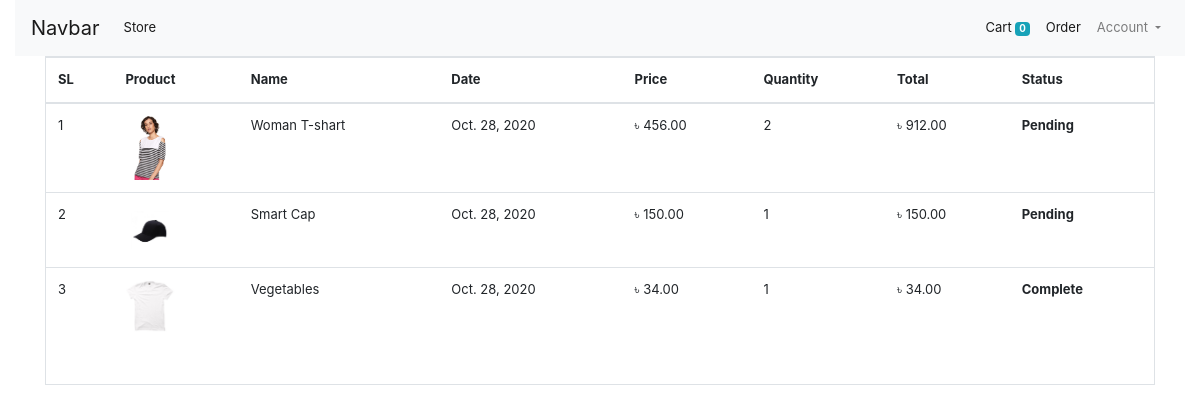
The app's page /orders/ (signed in), older data.
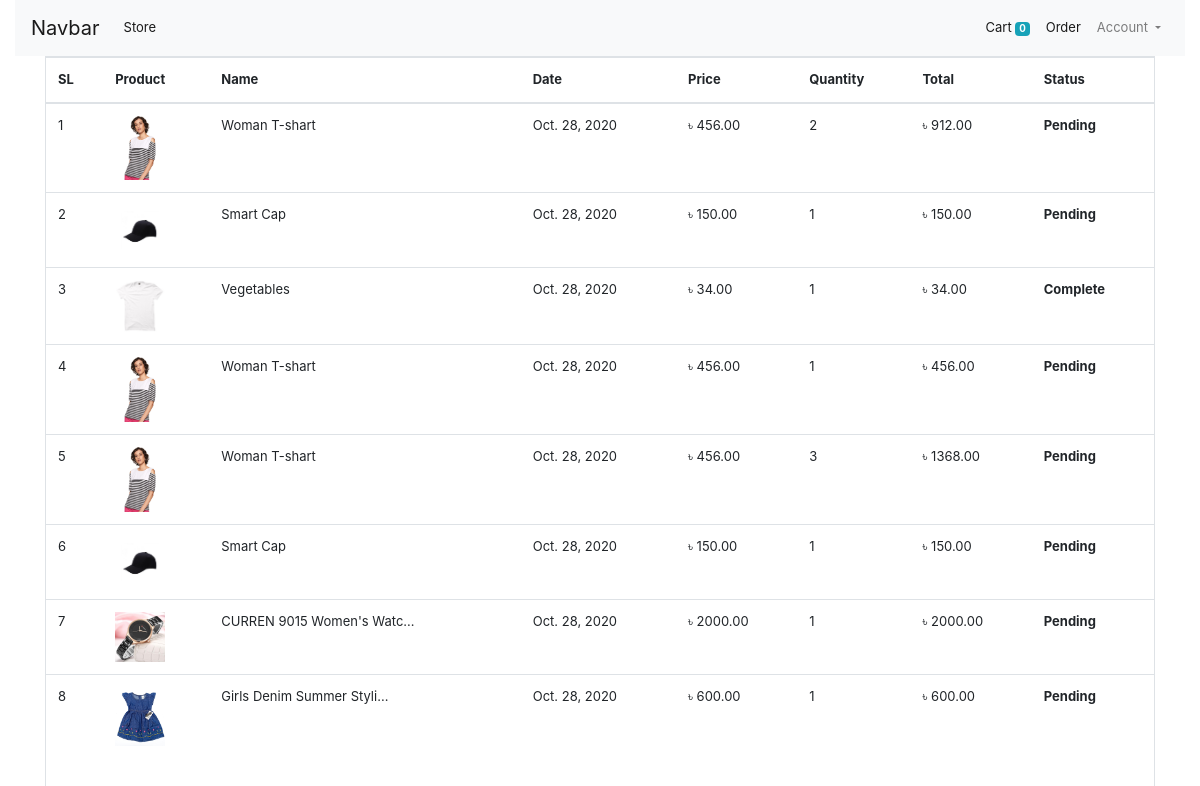
The same page, newer data.
### store/models/model_order.py (models this page shows, shortened)
class Order(models.Model):
    product = models.ForeignKey(Product, on_delete=models.CASCADE)
    customer = models.ForeignKey(Customer, on_delete=models.CASCADE)
    quantity = models.IntegerField(default=1)
    price = models.DecimalField(max_digits=12, decimal_places=2)
    address = models.CharField(max_length=100, default='')
    mobile = models.CharField(max_length=25, default='')
    date = models.DateField(default=datetime.datetime.today)
    status = models.BooleanField(default=False)
    @staticmethod
    def get_order_by_customer_id(customer_id):
        customer = Order.objects.filter(customer=customer_id).order_by('-date')
        return customer

### store/models/model_product.py (models this page shows, shortened)
class Product(models.Model):
    category = models.ForeignKey(Category, on_delete=models.CASCADE, related_name='products')
    name = models.CharField(max_length=100)
    price = models.DecimalField(max_digits=12, decimal_places=2)
    sell_price = models.DecimalField(max_digits=12, decimal_places=2)
    discription = models.TextField()
    code = models.CharField(max_length=25, unique=True)
    image = models.ImageField(upload_to='uplode/product_image/')
    date = models.DateTimeField(auto_now_add=True)

### store/middlewares/auth.py (the view)
    def middleware(request):
        if not request.session.get('customer_id'):
            return redirect('login')
        else:
            response = get_response(request)
            return response

### store/templatetags/custom_filter.py (called while the page is built)
@register.filter(name='currency')
def currency(number):
    return "৳ " + str(number)

@register.filter(name='multiply')
def multiply(number, number1):
    return number * number1

### store/views/order.py (called while the page is built)
    @method_decorator(auth_middleware)
    def get(self, request, *args, **kwargs):
        customer = request.session.get('customer_id')
        orders = Order.get_order_by_customer_id(customer)
        orders = orders.reverse()
        return render(request, 'orders.html',{'orders':orders})

### store/templates/orders.html
{% extends 'base.html' %}
{% block content %}
 {% load cart %}
{% load custom_filter %}
<div class="container">
    <div class="border pb-4">
        <table class="table">
            <thead>
                <tr>
                    <th>SL</th>
                    <th>Product</th>
                    <th>Name</th>
                    <th>Date</th>
                    <th>Price</th>
                    <th>Quantity</th>
                    <th>Total</th>
                    <th>Status</th>
                </tr>
            </thead>
            <tbody>
                {% for order in orders %}
                <tr>
                    <td>{{ forloop.counter }}</td>
                    <td><img width="50" src="{{ order.product.image.url }}" alt=""></td>
                    <td><p style="cursor: pointer;" title="{{ order.product.name  }}">{{ order.product.name|truncatechars:25 }}</p></td>
                    <td>{{ order.date }}</td>
                    <td>{{ order.price|currency }}</td>
                    <td>{{ order.quantity }}</td>
                    <td>{{ order.quantity|multiply:order.price|currency }}</td>
                    <th>
                        {% if order.status %}
                        <p>Complete</p>
                        {% else %}
                        <p>Pending</p>
                        {% endif %}
                    </th>
                </tr>
                {% endfor %}
            </tbody>
    </div>
{% endblock %}

### store/templates/base.html (shortened to what this page needs)
{% load static %}
<!DOCTYPE html>
<html lang="en">
<head>
    <link rel="stylesheet" href="https://cdn.jsdelivr.net/npm/bootstrap@4.5.3/dist/css/bootstrap.min.css">
    <link rel="stylesheet" href="{% static '/css/material-design-iconic-font.css' %}">
    <link rel="stylesheet" href="{% static '/css/style.css' %}">
</head>
<body>
    {% include 'navbar.html' %}
    {% block content %}
    {% endblock %}
</body>
</html>

### store/templates/navbar.html (shortened to what this page needs)
<div class="container-fluid">
<nav class="navbar navbar-expand-lg navbar-light bg-light">
    <a class="navbar-brand" href="/">Navbar</a>
    <div class="collapse navbar-collapse" id="navbarSupportedContent">
      <ul class="navbar-nav mr-auto">
        <li class="nav-item active">
          <a class="nav-link" href="#">Store <span class="sr-only">(current)</span></a>
        </li>
      </ul>
      <ul class="navbar-nav ml-auto">
        {% if request.session.username %}
        <li class="nav-item active">
          <a class="nav-link" href="{% url 'cart' %}">Cart
            <span class="badge badge-info">{{ request.session.cart.keys|length }}</span>
            <span class="sr-only">(current)</span></a>
        </li>
        <li class="nav-item active">
          <a class="nav-link" href="{% url 'orders' %}">Order{{ request.username }} <span class="sr-only">(current)</span></a>
        </li>
        <li class="nav-item dropdown">
          <a class="nav-link dropdown-toggle" href="#" id="navbarDropdown" role="button" data-toggle="dropdown" aria-haspopup="true" aria-expanded="false">
            Account
          </a>
        </li>
          {% endif %}
      </ul>
    </div>
  </nav>
</div>

### static/css/style.css (style rules this page uses)
* { margin: 0; padding: 0; outline: 0; }
body { color: #333; font-size: 13px; margin: 0; }

Row changes from the older to the newer data that the page shows:
added Order: product.image (picture), product.name "Woman T-shart", date "Oct. 28, 2020", price "৳ 456.00", quantity "1", quantity|multiply "৳ 456.00", status "Pending"
added Order: product.image (picture), product.name "Woman T-shart", date "Oct. 28, 2020", price "৳ 456.00", quantity "3", quantity|multiply "৳ 1368.00", status "Pending"
added Order: product.image (picture), product.name "Smart Cap", date "Oct. 28, 2020", price "৳ 150.00", quantity "1", quantity|multiply "৳ 150.00", status "Pending"
added Order: product.image (picture), product.name "CURREN 9015 Women's Watc…", date "Oct. 28, 2020", price "৳ 2000.00", quantity "1", quantity|multiply "৳ 2000.00", status "Pending"
added Order: product.image (picture), product.name "Girls Denim Summer Styli…", date "Oct. 28, 2020", price "৳ 600.00", quantity "1", quantity|multiply "৳ 600.00", status "Pending"
